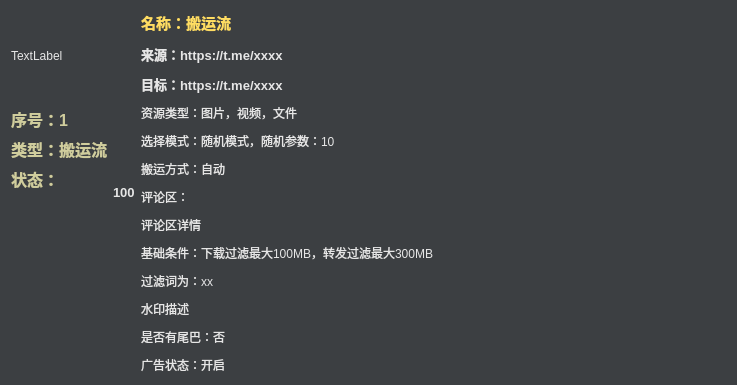
<?xml version="1.0" encoding="UTF-8"?>
<ui version="4.0">
 <class>Form_root</class>
 <widget class="QWidget" name="Form_root">
  <property name="geometry">
   <rect>
    <x>0</x>
    <y>0</y>
    <width>737</width>
    <height>261</height>
   </rect>
  </property>
  <property name="windowTitle">
   <string>Form</string>
  </property>
  <property name="styleSheet">
   <string notr="true">*{
	background-color:#3c3f42;
	color: #e6e6e6;
}

*:disabled {
	background-color: #3c3f42;
	color: #afafaf;

}


</string>
  </property>
  <layout class="QHBoxLayout" name="horizontalLayout" stretch="0,0,8">
   <item>
    <layout class="QVBoxLayout" name="zuoce" stretch="0">
     <property name="spacing">
      <number>0</number>
     </property>
     <item>
      <layout class="QVBoxLayout" name="verticalLayout_5">
       <property name="spacing">
        <number>6</number>
       </property>
       <property name="sizeConstraint">
        <enum>QLayout::SetDefaultConstraint</enum>
       </property>
       <item>
        <widget class="QLabel" name="label_ai_icon">
         <property name="sizePolicy">
          <sizepolicy hsizetype="Fixed" vsizetype="Fixed">
           <horstretch>0</horstretch>
           <verstretch>0</verstretch>
          </sizepolicy>
         </property>
         <property name="minimumSize">
          <size>
           <width>90</width>
           <height>90</height>
          </size>
         </property>
         <property name="maximumSize">
          <size>
           <width>90</width>
           <height>90</height>
          </size>
         </property>
         <property name="styleSheet">
          <string notr="true">background-color: transparent;</string>
         </property>
         <property name="text">
          <string>TextLabel</string>
         </property>
        </widget>
       </item>
       <item>
        <widget class="QLabel" name="label_xu_hao">
         <property name="sizePolicy">
          <sizepolicy hsizetype="Preferred" vsizetype="Fixed">
           <horstretch>0</horstretch>
           <verstretch>0</verstretch>
          </sizepolicy>
         </property>
         <property name="font">
          <font>
           <pointsize>12</pointsize>
           <weight>75</weight>
           <bold>true</bold>
          </font>
         </property>
         <property name="styleSheet">
          <string notr="true">

*{
	color: rgb(208, 205, 157);

}

*:disabled {
	color: #afafaf;

}



</string>
         </property>
         <property name="text">
          <string>序号：1</string>
         </property>
        </widget>
       </item>
       <item>
        <widget class="QLabel" name="label_lei_xin">
         <property name="sizePolicy">
          <sizepolicy hsizetype="Preferred" vsizetype="Fixed">
           <horstretch>0</horstretch>
           <verstretch>0</verstretch>
          </sizepolicy>
         </property>
         <property name="font">
          <font>
           <pointsize>12</pointsize>
           <weight>75</weight>
           <bold>true</bold>
          </font>
         </property>
         <property name="styleSheet">
          <string notr="true">

*{
	color: rgb(208, 205, 157);

}

*:disabled {
	color: #afafaf;

}



</string>
         </property>
         <property name="text">
          <string>类型：搬运流</string>
         </property>
         <property name="alignment">
          <set>Qt::AlignLeading|Qt::AlignLeft|Qt::AlignVCenter</set>
         </property>
        </widget>
       </item>
       <item>
        <layout class="QHBoxLayout" name="horizontalLayout_2" stretch="0,0">
         <property name="spacing">
          <number>0</number>
         </property>
         <item>
          <widget class="QLabel" name="label_2">
           <property name="sizePolicy">
            <sizepolicy hsizetype="Fixed" vsizetype="Fixed">
             <horstretch>0</horstretch>
             <verstretch>0</verstretch>
            </sizepolicy>
           </property>
           <property name="font">
            <font>
             <pointsize>12</pointsize>
             <weight>75</weight>
             <bold>true</bold>
            </font>
           </property>
           <property name="styleSheet">
            <string notr="true">

*{
	color: rgb(208, 205, 157);

}

*:disabled {
	color: #afafaf;

}



</string>
           </property>
           <property name="text">
            <string>状态：</string>
           </property>
          </widget>
         </item>
         <item>
          <widget class="QCheckBox" name="checkBox_select">
           <property name="sizePolicy">
            <sizepolicy hsizetype="Preferred" vsizetype="Fixed">
             <horstretch>0</horstretch>
             <verstretch>0</verstretch>
            </sizepolicy>
           </property>
           <property name="font">
            <font>
             <pointsize>10</pointsize>
             <weight>75</weight>
             <bold>true</bold>
            </font>
           </property>
           <property name="layoutDirection">
            <enum>Qt::LeftToRight</enum>
           </property>
           <property name="autoFillBackground">
            <bool>false</bool>
           </property>
           <property name="styleSheet">
            <string notr="true">background-color: transparent;</string>
           </property>
           <property name="text">
            <string/>
           </property>
           <property name="iconSize">
            <size>
             <width>32</width>
             <height>32</height>
            </size>
           </property>
           <property name="checkable">
            <bool>true</bool>
           </property>
           <property name="checked">
            <bool>false</bool>
           </property>
           <property name="tristate">
            <bool>false</bool>
           </property>
          </widget>
         </item>
        </layout>
       </item>
       <item>
        <spacer name="verticalSpacer_2">
         <property name="orientation">
          <enum>Qt::Vertical</enum>
         </property>
         <property name="sizeHint" stdset="0">
          <size>
           <width>20</width>
           <height>40</height>
          </size>
         </property>
        </spacer>
       </item>
      </layout>
     </item>
    </layout>
   </item>
   <item>
    <widget class="QLabel" name="label_priority">
     <property name="font">
      <font>
       <pointsize>10</pointsize>
       <weight>75</weight>
       <bold>true</bold>
      </font>
     </property>
     <property name="styleSheet">
      <string notr="true">background-color: #00ffffff;</string>
     </property>
     <property name="text">
      <string>100</string>
     </property>
    </widget>
   </item>
   <item>
    <layout class="QVBoxLayout" name="verticalLayout">
     <property name="spacing">
      <number>10</number>
     </property>
     <item>
      <layout class="QVBoxLayout" name="verticalLayout_3">
       <item>
        <widget class="QLabel" name="label_name">
         <property name="sizePolicy">
          <sizepolicy hsizetype="Preferred" vsizetype="Fixed">
           <horstretch>0</horstretch>
           <verstretch>0</verstretch>
          </sizepolicy>
         </property>
         <property name="font">
          <font>
           <pointsize>11</pointsize>
           <weight>75</weight>
           <bold>true</bold>
          </font>
         </property>
         <property name="styleSheet">
          <string notr="true">


*{
color: rgb(255, 221, 98);
}

*:disabled {
	color: #afafaf;

}



</string>
         </property>
         <property name="text">
          <string>名称：搬运流</string>
         </property>
         <property name="wordWrap">
          <bool>true</bool>
         </property>
        </widget>
       </item>
       <item>
        <widget class="QLabel" name="label_source">
         <property name="sizePolicy">
          <sizepolicy hsizetype="Preferred" vsizetype="Fixed">
           <horstretch>0</horstretch>
           <verstretch>0</verstretch>
          </sizepolicy>
         </property>
         <property name="font">
          <font>
           <pointsize>10</pointsize>
           <weight>75</weight>
           <bold>true</bold>
          </font>
         </property>
         <property name="styleSheet">
          <string notr="true"/>
         </property>
         <property name="text">
          <string>来源：https://t.me/xxxx</string>
         </property>
         <property name="wordWrap">
          <bool>false</bool>
         </property>
        </widget>
       </item>
       <item>
        <widget class="QLabel" name="label_dest">
         <property name="sizePolicy">
          <sizepolicy hsizetype="Preferred" vsizetype="Fixed">
           <horstretch>0</horstretch>
           <verstretch>0</verstretch>
          </sizepolicy>
         </property>
         <property name="font">
          <font>
           <pointsize>10</pointsize>
           <weight>75</weight>
           <bold>true</bold>
          </font>
         </property>
         <property name="text">
          <string>目标：https://t.me/xxxx</string>
         </property>
         <property name="wordWrap">
          <bool>false</bool>
         </property>
        </widget>
       </item>
      </layout>
     </item>
     <item>
      <layout class="QVBoxLayout" name="verticalLayout_2">
       <item>
        <widget class="QLabel" name="label_dtpye">
         <property name="sizePolicy">
          <sizepolicy hsizetype="Preferred" vsizetype="Fixed">
           <horstretch>0</horstretch>
           <verstretch>0</verstretch>
          </sizepolicy>
         </property>
         <property name="font">
          <font>
           <pointsize>9</pointsize>
          </font>
         </property>
         <property name="text">
          <string>资源类型：图片，视频，文件</string>
         </property>
        </widget>
       </item>
       <item>
        <widget class="QLabel" name="label_model">
         <property name="sizePolicy">
          <sizepolicy hsizetype="Preferred" vsizetype="Fixed">
           <horstretch>0</horstretch>
           <verstretch>0</verstretch>
          </sizepolicy>
         </property>
         <property name="font">
          <font>
           <pointsize>9</pointsize>
          </font>
         </property>
         <property name="text">
          <string>选择模式：随机模式，随机参数：10</string>
         </property>
        </widget>
       </item>
       <item>
        <widget class="QLabel" name="label_action">
         <property name="sizePolicy">
          <sizepolicy hsizetype="Preferred" vsizetype="Fixed">
           <horstretch>0</horstretch>
           <verstretch>0</verstretch>
          </sizepolicy>
         </property>
         <property name="font">
          <font>
           <pointsize>9</pointsize>
          </font>
         </property>
         <property name="styleSheet">
          <string notr="true"/>
         </property>
         <property name="text">
          <string>搬运方式：自动</string>
         </property>
        </widget>
       </item>
       <item>
        <widget class="QLabel" name="label_replies">
         <property name="sizePolicy">
          <sizepolicy hsizetype="Preferred" vsizetype="Fixed">
           <horstretch>0</horstretch>
           <verstretch>0</verstretch>
          </sizepolicy>
         </property>
         <property name="font">
          <font>
           <pointsize>9</pointsize>
          </font>
         </property>
         <property name="text">
          <string>评论区：</string>
         </property>
        </widget>
       </item>
       <item>
        <widget class="QLabel" name="label_replies_detail">
         <property name="sizePolicy">
          <sizepolicy hsizetype="Preferred" vsizetype="Fixed">
           <horstretch>0</horstretch>
           <verstretch>0</verstretch>
          </sizepolicy>
         </property>
         <property name="text">
          <string>评论区详情</string>
         </property>
         <property name="wordWrap">
          <bool>true</bool>
         </property>
        </widget>
       </item>
       <item>
        <widget class="QLabel" name="label_filter_max">
         <property name="sizePolicy">
          <sizepolicy hsizetype="Preferred" vsizetype="Fixed">
           <horstretch>0</horstretch>
           <verstretch>0</verstretch>
          </sizepolicy>
         </property>
         <property name="font">
          <font>
           <pointsize>9</pointsize>
          </font>
         </property>
         <property name="text">
          <string>基础条件：下载过滤最大100MB，转发过滤最大300MB</string>
         </property>
        </widget>
       </item>
       <item>
        <widget class="QLabel" name="label_filter_words">
         <property name="sizePolicy">
          <sizepolicy hsizetype="Preferred" vsizetype="Fixed">
           <horstretch>0</horstretch>
           <verstretch>0</verstretch>
          </sizepolicy>
         </property>
         <property name="font">
          <font>
           <pointsize>9</pointsize>
          </font>
         </property>
         <property name="text">
          <string>过滤词为：xx</string>
         </property>
        </widget>
       </item>
       <item>
        <widget class="QLabel" name="label_water_desc">
         <property name="sizePolicy">
          <sizepolicy hsizetype="Preferred" vsizetype="Fixed">
           <horstretch>0</horstretch>
           <verstretch>0</verstretch>
          </sizepolicy>
         </property>
         <property name="font">
          <font>
           <pointsize>9</pointsize>
          </font>
         </property>
         <property name="text">
          <string>水印描述</string>
         </property>
        </widget>
       </item>
       <item>
        <widget class="QLabel" name="label_tail">
         <property name="sizePolicy">
          <sizepolicy hsizetype="Preferred" vsizetype="Fixed">
           <horstretch>0</horstretch>
           <verstretch>0</verstretch>
          </sizepolicy>
         </property>
         <property name="font">
          <font>
           <pointsize>9</pointsize>
          </font>
         </property>
         <property name="text">
          <string>是否有尾巴：否</string>
         </property>
        </widget>
       </item>
       <item>
        <widget class="QLabel" name="label_ad_enable">
         <property name="sizePolicy">
          <sizepolicy hsizetype="Preferred" vsizetype="Fixed">
           <horstretch>0</horstretch>
           <verstretch>0</verstretch>
          </sizepolicy>
         </property>
         <property name="font">
          <font>
           <pointsize>9</pointsize>
          </font>
         </property>
         <property name="text">
          <string>广告状态：开启</string>
         </property>
        </widget>
       </item>
      </layout>
     </item>
    </layout>
   </item>
  </layout>
 </widget>
 <resources/>
 <connections/>
</ui>
